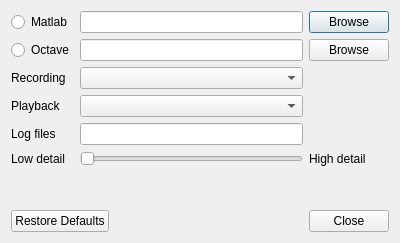
<?xml version="1.0" encoding="UTF-8"?>
<ui version="4.0">
 <class>Tools::SettingsDialog</class>
 <widget class="QDialog" name="Tools::SettingsDialog">
  <property name="geometry">
   <rect>
    <x>0</x>
    <y>0</y>
    <width>400</width>
    <height>243</height>
   </rect>
  </property>
  <property name="windowTitle">
   <string>Dialog</string>
  </property>
  <layout class="QVBoxLayout" name="verticalLayout">
   <item>
    <layout class="QGridLayout" name="gridLayout">
     <item row="0" column="1">
      <widget class="QLineEdit" name="lineEditMatlab"/>
     </item>
     <item row="0" column="2">
      <widget class="QPushButton" name="pushButtonMatlab">
       <property name="text">
        <string>Browse</string>
       </property>
      </widget>
     </item>
     <item row="2" column="1">
      <widget class="QLineEdit" name="lineEditOctave"/>
     </item>
     <item row="2" column="2">
      <widget class="QPushButton" name="pushButtonOctave">
       <property name="text">
        <string>Browse</string>
       </property>
      </widget>
     </item>
     <item row="2" column="0">
      <widget class="QRadioButton" name="radioButtonOctave">
       <property name="text">
        <string>Octave</string>
       </property>
      </widget>
     </item>
     <item row="0" column="0">
      <widget class="QRadioButton" name="radioButtonMatlab">
       <property name="text">
        <string>Matlab</string>
       </property>
      </widget>
     </item>
     <item row="3" column="0">
      <widget class="QLabel" name="label">
       <property name="text">
        <string>Recording</string>
       </property>
      </widget>
     </item>
     <item row="3" column="1">
      <widget class="QComboBox" name="comboBoxAudioIn"/>
     </item>
     <item row="4" column="0">
      <widget class="QLabel" name="label_2">
       <property name="text">
        <string>Playback</string>
       </property>
      </widget>
     </item>
     <item row="4" column="1">
      <widget class="QComboBox" name="comboBoxAudioOut"/>
     </item>
     <item row="5" column="0">
      <widget class="QLabel" name="label_3">
       <property name="text">
        <string>Log files</string>
       </property>
      </widget>
     </item>
     <item row="5" column="1">
      <widget class="QLineEdit" name="lineEditLogFiles">
       <property name="readOnly">
        <bool>true</bool>
       </property>
      </widget>
     </item>
     <item row="6" column="1">
      <widget class="QSlider" name="horizontalSliderResolution">
       <property name="maximum">
        <number>1000</number>
       </property>
       <property name="orientation">
        <enum>Qt::Horizontal</enum>
       </property>
      </widget>
     </item>
     <item row="6" column="0">
      <widget class="QLabel" name="label_4">
       <property name="text">
        <string>Low detail</string>
       </property>
      </widget>
     </item>
     <item row="6" column="2">
      <widget class="QLabel" name="label_5">
       <property name="text">
        <string>High detail</string>
       </property>
      </widget>
     </item>
    </layout>
   </item>
   <item>
    <spacer name="verticalSpacer">
     <property name="orientation">
      <enum>Qt::Vertical</enum>
     </property>
     <property name="sizeHint" stdset="0">
      <size>
       <width>20</width>
       <height>40</height>
      </size>
     </property>
    </spacer>
   </item>
   <item>
    <widget class="QDialogButtonBox" name="buttonBox">
     <property name="orientation">
      <enum>Qt::Horizontal</enum>
     </property>
     <property name="standardButtons">
      <set>QDialogButtonBox::Close|QDialogButtonBox::RestoreDefaults</set>
     </property>
    </widget>
   </item>
  </layout>
 </widget>
 <resources/>
 <connections/>
</ui>
